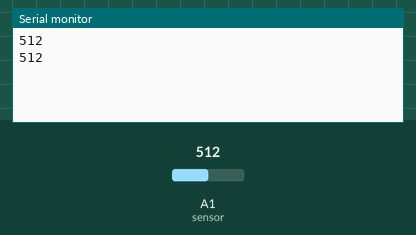
Simulated run of this sketch. Board: Arduino Uno, built with avr-gcc and run on an emulated ATmega328P. Parts: the last lines printed to the serial monitor. Inputs (shaded band) come from the test bench; at power-on: A1 (sensor) = 512.

Above: at 2.8 s.
2.9 s: A1 (sensor) set to 716
At 5.2 s:
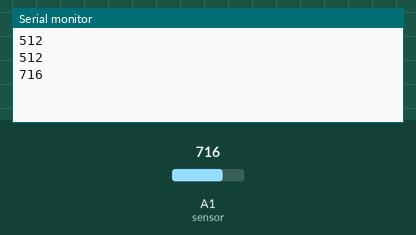
5.6 s: A1 (sensor) set to 900
At 6.7 s:
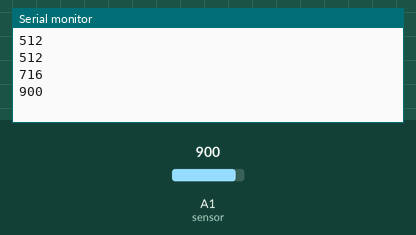
Timing chart, 0 to 8.6 s (numbered marks = the images above; inputs shaded):
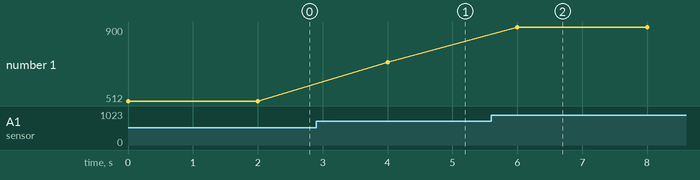

Measured:
- after the input at 2.9 s, the serial monitor: prints a new line after 1.1 s (image 1)
- after the input at 5.6 s, the serial monitor: prints a new line after 0.40 s (image 2)
- plotted number 1: 512 → 716 after the input at 2.9 s, 716 → 900 after the input at 5.6 s

The sketch:

read_angle.ino
```cpp
//pins used for components
const int buzzer = 4;
const int sensor = A1;

//this is the threshold value for the light sensor
//to make the light sensor more sensitive, lower this value

void setup(){
        pinMode(sensor, INPUT);  // set pin for button input
        Serial.begin(9600);
        //Serial.print("Waiting ...");
}

void loop() {
        int sensorVal = analogRead(sensor);
        if (isnan(sensorVal)) {
            Serial.println("Failed to read");
            return;
        }

        //Serial.print("G:Digital_val ");
        Serial.println(sensorVal);
        delay(2000);
}
```
